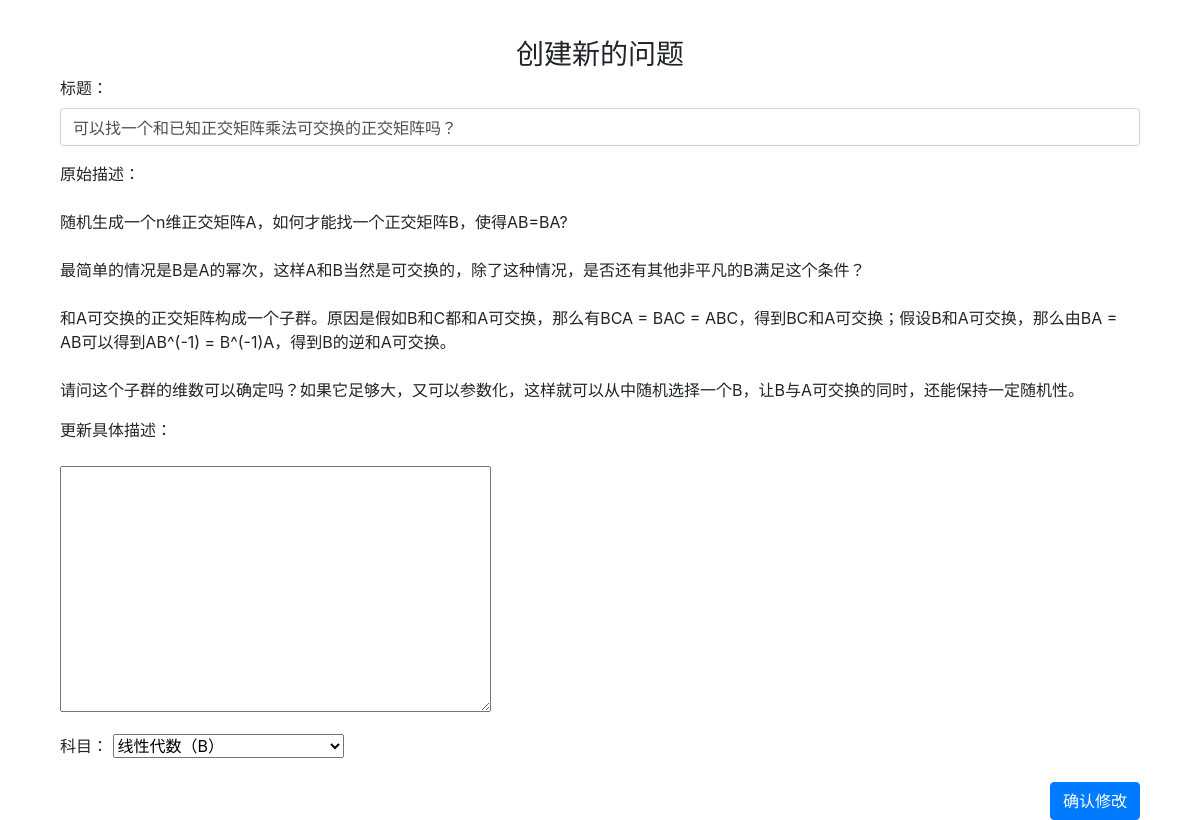
Page /qas_system/updateq/7 on the committed database.
### qas_system/models.py (models this page shows, shortened)
class Question(models.Model):
    question_title = models.CharField(verbose_name='标题', max_length=30, blank=False)
    question_text = RichTextField(verbose_name='具体描述')
    question_subject = models.ForeignKey('Subject', verbose_name='科目', on_delete=models.CASCADE)
    pub_date = models.DateTimeField(auto_now=True, verbose_name='提问日期')
    page_views = models.IntegerField(default=0, verbose_name='浏览量')
    questioner = models.ForeignKey('User', verbose_name='提问者', on_delete=models.CASCADE)
    good_num = models.IntegerField(default=0, verbose_name='点赞量')

class Subject(models.Model):
    name = models.CharField(max_length=30, unique=True, verbose_name='科目名称')
    def __str__(self):
        return self.name

### qas_system/views.py (the view)
# urls.py: path('updateq/<int:id>', views.update_question), # 问题修改页面
def update_question(request, id):
    question = models.Question.objects.get(id=id)
    if request.method == "POST":
        title = request.POST.get('question_title')
        text = request.POST.get('question_text')
        subject = request.POST.get('question_subject')
        if title.strip() and text.strip() and subject.strip():
            question.question_title = title
            question.question_text = text
            question.question_subject = models.Subject.objects.get(name=subject)
            question.save()
            return redirect('/qas_system/question/'+str(question.id))
        else:
            subjects = models.Subject.objects.all()
            question_post_form = QuestionPostForm()
            message = "表单内容有误，请重新填写。"
            context = {'question_post_form': question_post_form, 'subjects': subjects, 'message': message, 'question':question}
            return render(request, 'update_question.html', context)
    else:
        subjects = models.Subject.objects.all()
        question_post_form = QuestionPostForm()
        context = {'question_post_form': question_post_form, 'subjects': subjects, 'question':question}
        return render(request, 'update_question.html', context)

### qas_system/forms.py
class QuestionPostForm(forms.ModelForm):
    class Meta:
        model = Question
        fields = ('question_title', 'question_text', 'question_subject')

### templates/update_question.html (shortened to what this page needs)
<!doctype html>
<html lang="en">
  <head>
      {% load static %}
      <link rel="stylesheet" href="{% static 'bootstrap-4.1.3-dist/css/bootstrap.min.css' %}">
  </head>
  <body>
    <div class="container">
            <div class="col">
              <form class="form-createq" action="/qas_system/createq/" method="post">
                  <h3 class="text-left" style="height: 30px"> </h3>
                  <h3 class="text-center" style="height: 30px">创建新的问题</h3>
                  <div class="form-group">
                    <label>标题：</label>
                    <input type="text" name='question_title' class="form-control"
                           value="{{ question.question_title }}">
                  </div>
                  <div class="form-group">
                    <label>原始描述：</label>
                  </div>
                  <div class="form-group" id="question_text">
                      {{ question.question_text|safe }}
                  </div>
                  <div class="form-group">
                    <label>更新具体描述：</label>
                  </div>
                  <div class="form-group" id="question_text">
                      {{ question_post_form.question_text }}
                  </div>
                  <div class="form-group">
                      <label for="id_subject">科目：</label>
                      <select name="question_subject" >
                      <option value ="{{ question.question_subject }}">{{ question.question_subject }}</option>
                      </select>
                  </div>
                  <div>
                    <button type="submit" class="btn btn-primary float-right">确认修改</button>
                  </div>
              </form>
            </div>
    </div>
  </body>

### rows in the picture
Question: question_title "可以找一个和已知正交矩阵乘法可交换的正交矩阵吗？", question_text "随机生成一个n维正交矩阵A，如何才能找一个正交矩阵B，使得AB=BA? 最简单的情况是B是A的幂次，这样A和B当然是可交换的，除了这种情况，是否还有其他非平凡的B满足这个条件？ 和A可交换的正交矩阵构成一个子群。原因是假如B和C都和A可交换，那么有BCA = BAC = ABC，得到BC和A可交换；假设B和A可交换，那么由BA = AB可以得到AB^(-1) = B^(-1)A，得到B的逆和A可交换。 请问这个子群的维数可以确定吗？如果它足够大，又可以参数化，这样就可以从中随机选择一个B，让B与A可交换的同时，还能保持一定随机性。", question_subject "线性代数（B）"
